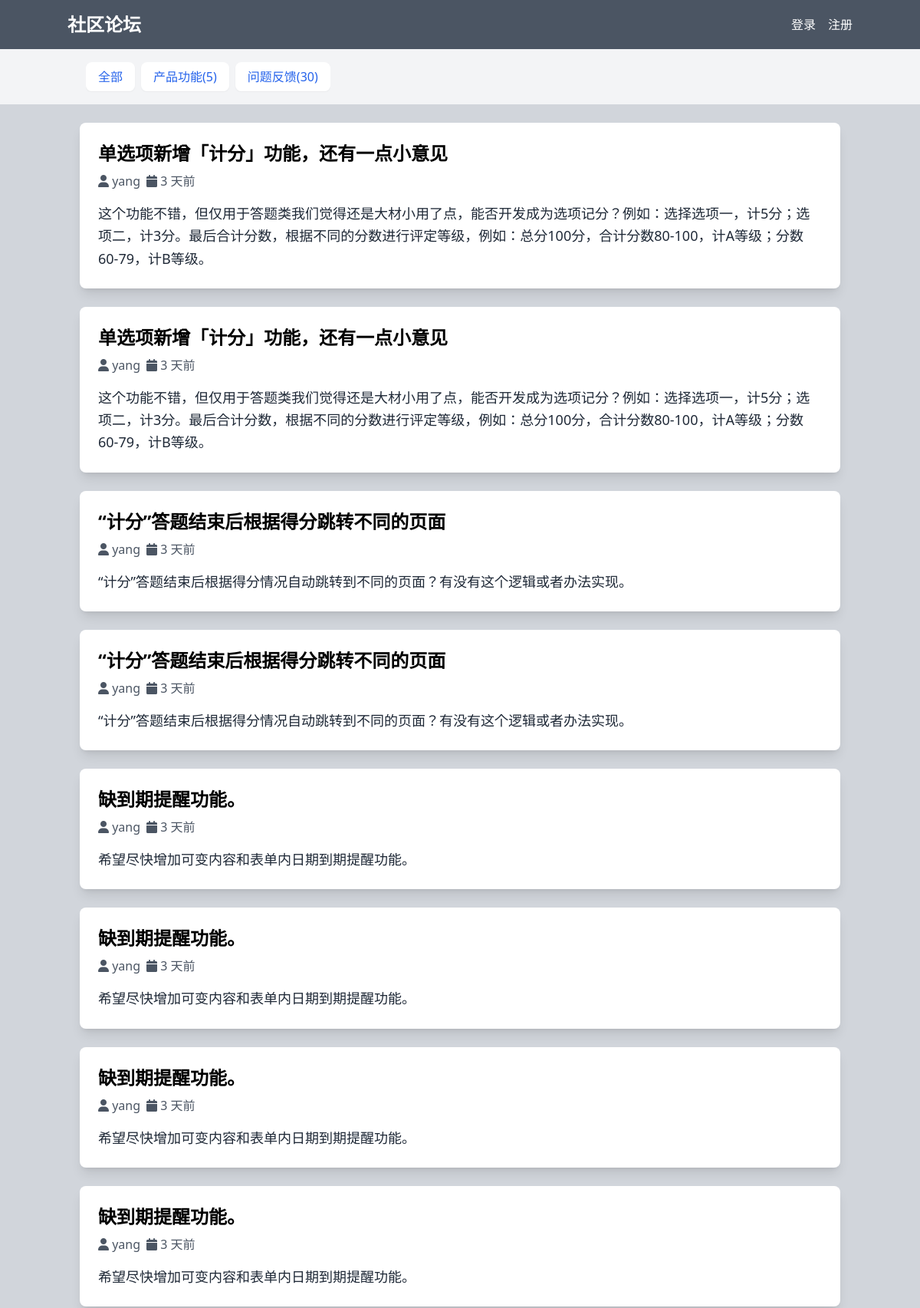
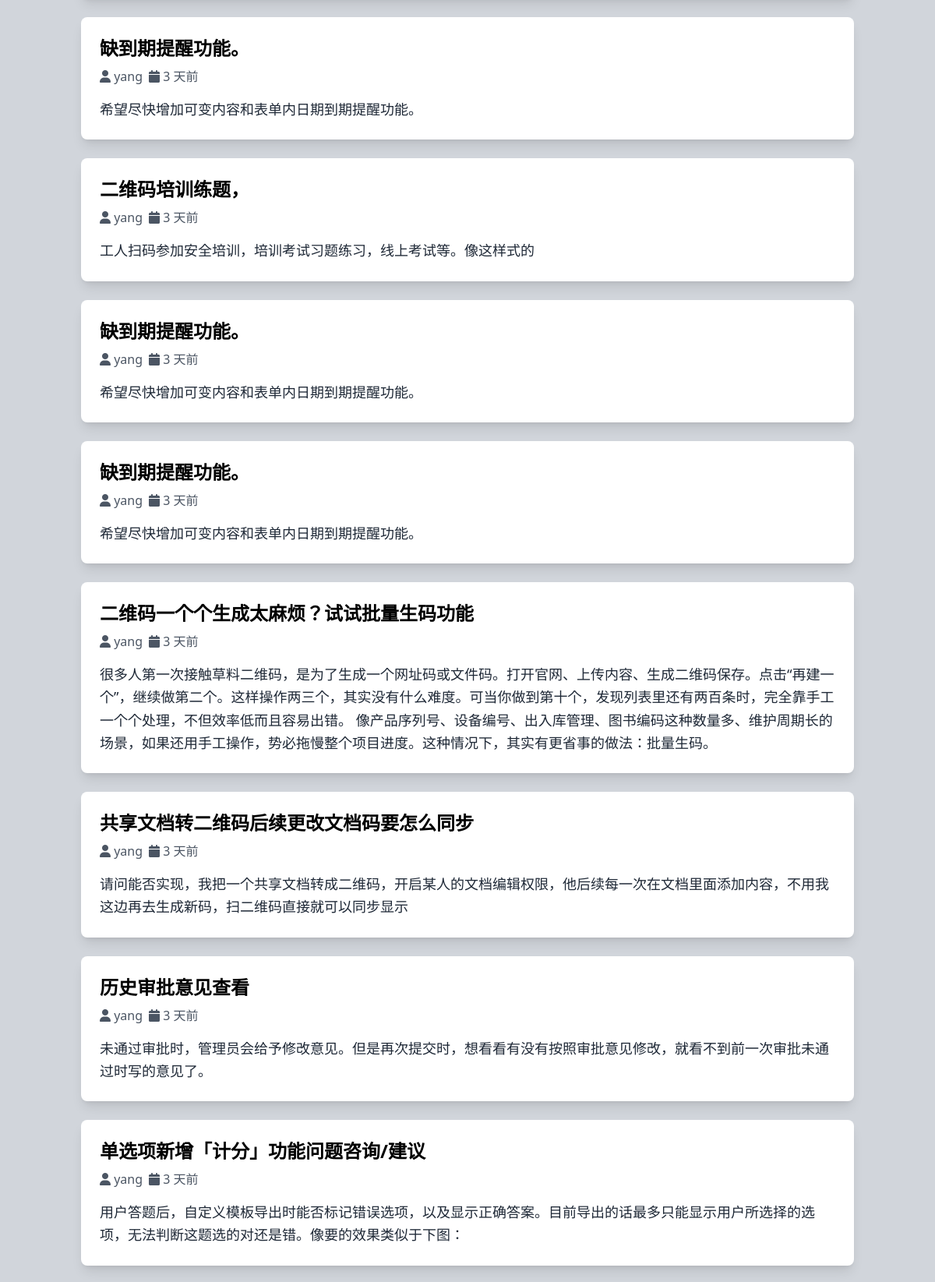
The page /community_app/ (upper part) on the database its author committed (2 pictures, top to bottom).
### community_app/models.py (models this page shows, shortened)
class Category(models.Model):
    name = models.CharField(max_length=100, verbose_name='分类名称')
    slug = models.SlugField(max_length=100, unique=True, verbose_name='URL标识', default="wtfk")
    class Meta:
        verbose_name = '分类'
        verbose_name_plural = '分类'

class Post(models.Model):
    title = models.CharField(max_length=200, verbose_name="标题")
    content = models.TextField(verbose_name="内容")
    author = models.ForeignKey(settings.AUTH_USER_MODEL, on_delete=models.CASCADE, verbose_name="作者")
    created_at = models.DateTimeField(auto_now_add=True, verbose_name="创建时间")
    updated_at = models.DateTimeField(auto_now=True, verbose_name="更新时间")
    views = models.PositiveIntegerField(default=0, verbose_name="浏览量")
    category = models.ForeignKey(Category, on_delete=models.SET_NULL, null=True, verbose_name="分类")
    attachments = models.ManyToManyField(Attachment, through='PostAttachment')
    class Meta:
        verbose_name = "帖子"
        verbose_name_plural = "帖子"
        ordering = ['-created_at']

### account/models.py (models this page shows, shortened)
class User(AbstractUser):
    ROLES = (
        ('admin', '管理员'),
        ('user', '普通用户'),
    )
    role = models.CharField(max_length=10, choices=ROLES, default='user')
    class Meta:
        verbose_name = '用户'
        verbose_name_plural = '用户'

### community_app/views.py (the view)
# urls.py: path('', views.post_list, name='post-list'),
def post_list(request):
    posts = Post.objects.all().order_by('-created_at')
    categories = Category.objects.annotate(num_posts=Count('post'))
    posts = [date_handler(post) for post in posts]
    if request.headers.get('X-Requested-With') == 'XMLHttpRequest':
        posts_html = render_to_string('community/partials/posts_list.html', {'posts': posts})
        return JsonResponse({'posts_html': posts_html})
    context = {
        'posts': posts,
        'categories': categories,
    }
    return render(request, 'community/home.html', context)

### community_app/templates/community/home.html (shortened to what this page needs)
{% extends 'base.html' %}
{% block content %}
   <div class="categories bg-gray-100 py-4">
    <div class="container mx-auto px-6">
        <div class="flex justify-between items-center">
            <div class="flex space-x-2 overflow-x-auto py-2">
                <span>
                    <a href="{% url 'post-create' %}"
                       class="category-link bg-white text-blue-600 py-2 px-4 rounded-lg hover:bg-gray-200 shadow-sm whitespace-nowrap"
                       data-slug="all">
                       全部
                    </a>
                </span>
                {% for category in categories %}
                <span>
                    <a href="#"
                       class="category-link bg-white text-blue-600 py-2 px-4 rounded-lg hover:bg-gray-200 shadow-sm whitespace-nowrap"
                       data-slug="{{ category.slug }}">
                       {{ category.name }}({{ category.num_posts }})
                    </a>
                </span>
                {% endfor %}
            </div>
        </div>
    </div>
</div>
    <div id="posts-container">
        {% include 'community/partials/posts_list.html' %}
    </div>
{% endblock %}

### community_app/templates/community/partials/posts_list.html
<div class="container mx-auto py-6 px-4">
    <div class="grid">
        {% for post in posts %}
        <a href="{% url 'post-detail' pk=post.id %}" class="bg-white shadow-lg rounded-lg p-6 transition-transform duration-300 ease-in-out hover:scale-105 hover:shadow-xl">
            <h2 class="text-2xl font-bold mb-2 ">{{ post.title }}</h2>
            <div class="flex items-center text-gray-600 mb-4">
                <span class="mr-2"><i class="fa-solid fa-user"></i> {{ post.author }}</span>
                <span><i class="fa-solid fa-calendar"></i> {{ post.display_time }}</span>
            </div>
            <p class="text-lg leading-relaxed text-gray-800">{{ post.content|truncatewords:20 }}</p>
        </a>
            <br/>
        {% endfor %}
    </div>
</div>

### rows shown on the page
Category: name "产品功能", num_posts "5"
Category: name "问题反馈", num_posts "30"
Post: title "单选项新增「计分」功能，还有一点小意见", author "yang", display_time "3 天前", content "这个功能不错，但仅用于答题类我们觉得还是大材小用了点，能否开发成为选项记分？例如：选择选项一，计5分；选项二，计3分。最后合计分数，根据不同的分数进行评定等级，例如：总分100分，合计分数80-100，计A等级；分数60-79，计B等级。"
Post: title "单选项新增「计分」功能，还有一点小意见", author "yang", display_time "3 天前", content "这个功能不错，但仅用于答题类我们觉得还是大材小用了点，能否开发成为选项记分？例如：选择选项一，计5分；选项二，计3分。最后合计分数，根据不同的分数进行评定等级，例如：总分100分，合计分数80-100，计A等级；分数60-79，计B等级。"
Post: title "“计分”答题结束后根据得分跳转不同的页面", author "yang", display_time "3 天前", content "“计分”答题结束后根据得分情况自动跳转到不同的页面？有没有这个逻辑或者办法实现。"
Post: title "“计分”答题结束后根据得分跳转不同的页面", author "yang", display_time "3 天前", content "“计分”答题结束后根据得分情况自动跳转到不同的页面？有没有这个逻辑或者办法实现。"
Post: title "缺到期提醒功能。", author "yang", display_time "3 天前", content "希望尽快增加可变内容和表单内日期到期提醒功能。"
Post: title "缺到期提醒功能。", author "yang", display_time "3 天前", content "希望尽快增加可变内容和表单内日期到期提醒功能。"
Post: title "缺到期提醒功能。", author "yang", display_time "3 天前", content "希望尽快增加可变内容和表单内日期到期提醒功能。"
Post: title "缺到期提醒功能。", author "yang", display_time "3 天前", content "希望尽快增加可变内容和表单内日期到期提醒功能。"
Post: title "缺到期提醒功能。", author "yang", display_time "3 天前", content "希望尽快增加可变内容和表单内日期到期提醒功能。"
Post: title "二维码培训练题，", author "yang", display_time "3 天前", content "工人扫码参加安全培训，培训考试习题练习，线上考试等。像这样式的"
Post: title "缺到期提醒功能。", author "yang", display_time "3 天前", content "希望尽快增加可变内容和表单内日期到期提醒功能。"
Post: title "缺到期提醒功能。", author "yang", display_time "3 天前", content "希望尽快增加可变内容和表单内日期到期提醒功能。"
Post: title "二维码一个个生成太麻烦？试试批量生码功能", author "yang", display_time "3 天前", content "很多人第一次接触草料二维码，是为了生成一个网址码或文件码。打开官网、上传内容、生成二维码保存。点击“再建一个”，继续做第二个。这样操作两三个，其实没有什么难度。可当你做到第十个，发现列表里还有两百条时，完全靠手工一个个处理，不但效率低而且容易出错。 像产品序列号、设备编号、出入库管理、图书编码这种数量多、维护周期长的场景，如果还用手工操作，势必拖慢整个项目进度。这种情况下，其实有更省事的做法：批量生码。"
Post: title "共享文档转二维码后续更改文档码要怎么同步", author "yang", display_time "3 天前", content "请问能否实现，我把一个共享文档转成二维码，开启某人的文档编辑权限，他后续每一次在文档里面添加内容，不用我这边再去生成新码，扫二维码直接就可以同步显示"
Post: title "历史审批意见查看", author "yang", display_time "3 天前", content "未通过审批时，管理员会给予修改意见。但是再次提交时，想看看有没有按照审批意见修改，就看不到前一次审批未通过时写的意见了。"
Post: title "单选项新增「计分」功能问题咨询/建议", author "yang", display_time "3 天前", content "用户答题后，自定义模板导出时能否标记错误选项，以及显示正确答案。目前导出的话最多只能显示用户所选择的选项，无法判断这题选的对还是错。像要的效果类似于下图："
